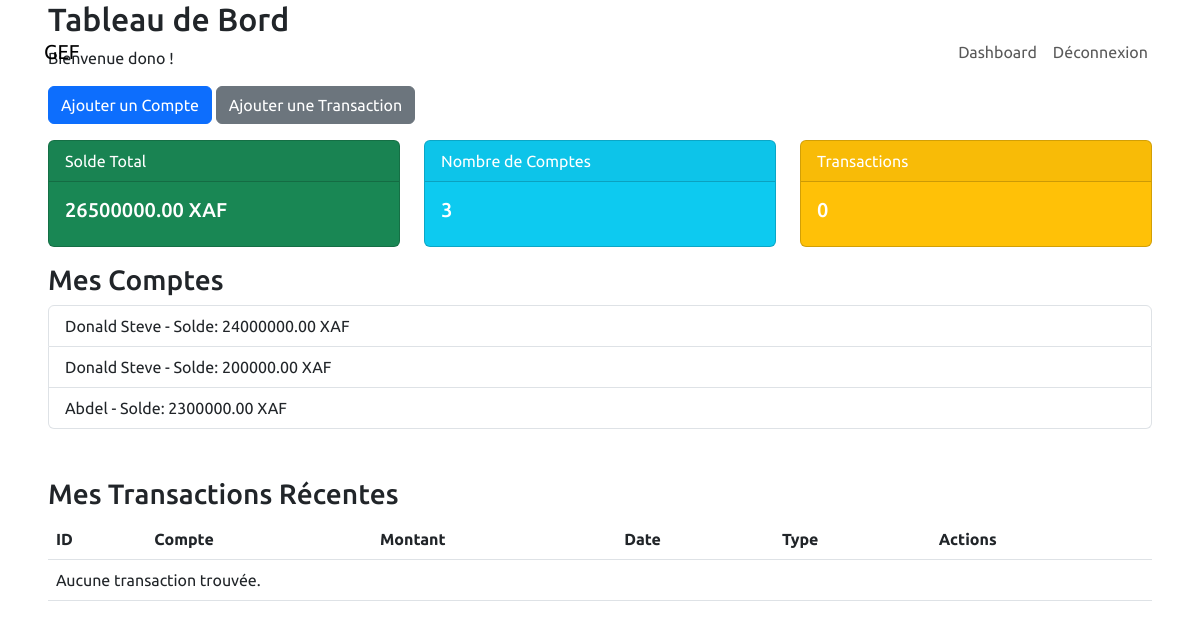
Page /dashboard/ (signed in) on the committed database.
### core/models.py (models this page shows, shortened)
class Compte(models.Model):
    user = models.ForeignKey(User, on_delete=models.CASCADE, related_name='comptes')
    nom = models.CharField(max_length=100)
    solde = models.DecimalField(max_digits=10, decimal_places=2)

### core/views.py (the view)
# urls.py: path('dashboard/', views.dashboard, name='dashboard'),
@login_required
def dashboard(request):
    if request.user.is_superuser:
        comptes = Compte.objects.all()
        transactions = Transaction.objects.all().order_by('-date_transaction')
    else:
        comptes = Compte.objects.filter(user=request.user)
        transactions = Transaction.objects.filter(compte__user=request.user).order_by('-date_transaction')
    total_balance = sum(compte.solde for compte in comptes)
    total_comptes = comptes.count()
    total_transactions = transactions.count()
    context = {
        'comptes': comptes,
        'transactions': transactions,
        'total_balance': total_balance,
        'total_comptes': total_comptes,
        'total_transactions': total_transactions,
    }
    return render(request, 'core/dashboard.html', context)

### core/templates/core/dashboard.html (shortened to what this page needs)
{% extends 'core/base.html' %}
{% block content %}
  <div class="px-5">
    <h2>Tableau de Bord</h2>
    <p>Bienvenue {{ request.user.username }} !</p>
    <a href="{% url 'ajouter_compte' %}" class="btn btn-primary mb-3">Ajouter un Compte</a>
    <a href="{% url 'ajouter_transaction' %}" class="btn btn-secondary mb-3">Ajouter une Transaction</a>
    <div class="row">
      <div class="col-md-4">
        <div class="card text-white bg-success mb-3">
          <div class="card-header">Solde Total</div>
          <div class="card-body">
            <h5 class="card-title">{{ total_balance }} XAF</h5>
          </div>
        </div>
      </div>
      <div class="col-md-4">
        <div class="card text-white bg-info mb-3">
          <div class="card-header">Nombre de Comptes</div>
          <div class="card-body">
            <h5 class="card-title">{{ total_comptes }}</h5>
          </div>
        </div>
      </div>
      <div class="col-md-4">
        <div class="card text-white bg-warning mb-3">
          <div class="card-header">Transactions</div>
          <div class="card-body">
            <h5 class="card-title">{{ total_transactions }}</h5>
          </div>
        </div>
      </div>
    </div>
    <div class="row">
      <div class="col-12 mb-5">
        <h3>Mes Comptes</h3>
        <ul class="list-group">
          {% for compte in comptes %}
            <li class="list-group-item">{{ compte.nom }} - Solde: {{ compte.solde }} XAF</li>
          {% empty %}
            <li class="list-group-item">Aucun compte trouvé.</li>
          {% endfor %}
        </ul>
      </div>
      <div class="col-12">
        <h3>Mes Transactions Récentes</h3>
        <table class="table">
          <thead>
          <tr>
              <th>ID</th>
              <th>Compte</th>
              <th>Montant</th>
              <th>Date</th>
              <th>Type</th>
              <th>Actions</th>
          </tr>
          </thead>
          <tbody>
            {% for transaction in transactions %}
              <tr>
                <td>{{ transaction.id }}</td>
                <td>{{ transaction.compte.nom }}</td>
                <td>{{ transaction.montant }} XAF</td>
                <td>{{ transaction.date_transaction }}</td>
                <td>{{ transaction.get_type_display }}</td>
                <td>
                  <a href="{% url 'modifier_transaction' transaction.id %}" class="btn btn-sm btn-warning">Modifier</a>
                  <a href="{% url 'supprimer_transaction' transaction.id %}" class="btn btn-sm btn-danger"
                     onclick="return confirm('Voulez-vous vraiment supprimer cette transaction ?');">Supprimer</a>
                </td>
              </tr>
            {% empty %}
              <tr>
                <td colspan="6">Aucune transaction trouvée.</td>
              </tr>
            {% endfor %}
          </tbody>
        </table>
      </div>
    </div>
  </div>
{% endblock %}

### core/templates/core/base.html (shortened to what this page needs)
{% load static %}
<!DOCTYPE html>
<html lang="fr">
  <head>
    <link
      href="https://cdn.jsdelivr.net/npm/bootstrap@5.3.0/dist/css/bootstrap.min.css"
      rel="stylesheet"
    />
    <link rel="stylesheet" href="{% static 'core/css/styles.css' %}">
  </head>
  <body>
    {% if not hide_navbar %}
    <nav class="navbar navbar-expand-lg">
      <div class="container-fluid">
        <a class="navbar-brand {% if request.resolver_match.url_name == 'index' %}text-light{% endif %}" href="{% url 'index' %}">GEF</a>
        <div class="collapse navbar-collapse">
          <ul class="navbar-nav ms-auto">
            {% if request.user.is_authenticated %}
              <li class="nav-item">
                <a class="nav-link {% if request.resolver_match.url_name == 'index' %}text-light{% endif %}" href="{% url 'dashboard' %}">Dashboard</a>
              </li>
              <li class="nav-item">
                <form method="post" action="{% url 'logout' %}">
                  <button class="btn btn-link nav-link {% if request.resolver_match.url_name == 'index' %}text-light{% endif %}" type="submit">Déconnexion</button>
                </form>
              </li>
            {% endif %}
          </ul>
        </div>
      </div>
    </nav>
    {% endif %}
    <div>{% block content %}{% endblock %}</div>
  </body>
</html>

### core/static/core/css/styles.css (style rules this page uses)
* { font-family: "Ubuntu", sans-serif !important; }
.navbar { position: fixed !important; top: 0; width: 100%; padding: 2rem; }

### rows in the picture
Compte: nom "Donald Steve", solde "24000000.00"
Compte: nom "Donald Steve", solde "200000.00"
Compte: nom "Abdel", solde "2300000.00"

### other values in the picture
{{ request.user.username }} "dono"
{{ total_balance }} "26500000.00"
{{ total_comptes }} "3"
{{ total_transactions }} "0"
